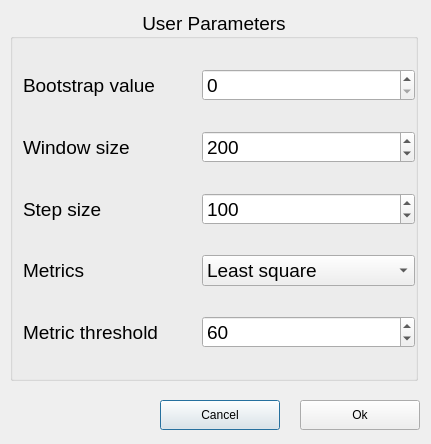
<?xml version="1.0" encoding="UTF-8"?>
<ui version="4.0">
 <class>Dialog</class>
 <widget class="QDialog" name="Dialog">
  <property name="geometry">
   <rect>
    <x>0</x>
    <y>0</y>
    <width>431</width>
    <height>444</height>
   </rect>
  </property>
  <property name="sizePolicy">
   <sizepolicy hsizetype="Fixed" vsizetype="Fixed">
    <horstretch>0</horstretch>
    <verstretch>0</verstretch>
   </sizepolicy>
  </property>
  <property name="minimumSize">
   <size>
    <width>431</width>
    <height>444</height>
   </size>
  </property>
  <property name="maximumSize">
   <size>
    <width>431</width>
    <height>444</height>
   </size>
  </property>
  <property name="windowTitle">
   <string>Parameters</string>
  </property>
  <widget class="QGroupBox" name="groupBox">
   <property name="geometry">
    <rect>
     <x>10</x>
     <y>10</y>
     <width>408</width>
     <height>371</height>
    </rect>
   </property>
   <property name="sizePolicy">
    <sizepolicy hsizetype="Fixed" vsizetype="Fixed">
     <horstretch>0</horstretch>
     <verstretch>0</verstretch>
    </sizepolicy>
   </property>
   <property name="font">
    <font>
     <pointsize>14</pointsize>
    </font>
   </property>
   <property name="title">
    <string>User Parameters</string>
   </property>
   <property name="alignment">
    <set>Qt::AlignCenter</set>
   </property>
   <property name="checkable">
    <bool>false</bool>
   </property>
   <layout class="QGridLayout" name="gridLayout">
    <property name="leftMargin">
     <number>0</number>
    </property>
    <property name="topMargin">
     <number>0</number>
    </property>
    <property name="rightMargin">
     <number>0</number>
    </property>
    <property name="bottomMargin">
     <number>0</number>
    </property>
    <property name="spacing">
     <number>0</number>
    </property>
    <item row="6" column="0">
     <widget class="QLabel" name="label_5">
      <property name="text">
       <string>Metric threshold</string>
      </property>
      <property name="indent">
       <number>10</number>
      </property>
     </widget>
    </item>
    <item row="5" column="0">
     <widget class="QLabel" name="label_6">
      <property name="text">
       <string>Metrics </string>
      </property>
      <property name="indent">
       <number>10</number>
      </property>
     </widget>
    </item>
    <item row="0" column="0">
     <widget class="QLabel" name="label">
      <property name="text">
       <string>Bootstrap value</string>
      </property>
      <property name="indent">
       <number>10</number>
      </property>
     </widget>
    </item>
    <item row="2" column="0">
     <widget class="QLabel" name="label_3">
      <property name="text">
       <string>Window size</string>
      </property>
      <property name="indent">
       <number>10</number>
      </property>
     </widget>
    </item>
    <item row="2" column="1">
     <widget class="QSpinBox" name="spinBox_window">
      <property name="minimum">
       <number>0</number>
      </property>
      <property name="maximum">
       <number>1000</number>
      </property>
      <property name="singleStep">
       <number>1</number>
      </property>
      <property name="value">
       <number>200</number>
      </property>
     </widget>
    </item>
    <item row="5" column="1">
     <widget class="QComboBox" name="comboBox">
      <property name="sizePolicy">
       <sizepolicy hsizetype="Preferred" vsizetype="Fixed">
        <horstretch>0</horstretch>
        <verstretch>0</verstretch>
       </sizepolicy>
      </property>
      <property name="frame">
       <bool>true</bool>
      </property>
      <item>
       <property name="text">
        <string>Least square</string>
       </property>
      </item>
      <item>
       <property name="text">
        <string>Robinson and Foulds</string>
       </property>
      </item>
      <item>
       <property name="text">
        <string>Euclidean distance</string>
       </property>
      </item>
     </widget>
    </item>
    <item row="3" column="1">
     <widget class="QSpinBox" name="spinBox_step">
      <property name="minimum">
       <number>0</number>
      </property>
      <property name="maximum">
       <number>200</number>
      </property>
      <property name="singleStep">
       <number>1</number>
      </property>
      <property name="value">
       <number>100</number>
      </property>
     </widget>
    </item>
    <item row="3" column="0">
     <widget class="QLabel" name="label_4">
      <property name="text">
       <string>Step size</string>
      </property>
      <property name="indent">
       <number>10</number>
      </property>
     </widget>
    </item>
    <item row="6" column="1">
     <widget class="QSpinBox" name="spinBox">
      <property name="value">
       <number>60</number>
      </property>
     </widget>
    </item>
    <item row="0" column="1">
     <widget class="QSpinBox" name="spinBox_bootstrap">
      <property name="minimum">
       <number>0</number>
      </property>
      <property name="maximum">
       <number>1000</number>
      </property>
      <property name="singleStep">
       <number>1</number>
      </property>
      <property name="value">
       <number>0</number>
      </property>
     </widget>
    </item>
   </layout>
  </widget>
  <widget class="QPushButton" name="cancel_button">
   <property name="geometry">
    <rect>
     <x>160</x>
     <y>400</y>
     <width>120</width>
     <height>30</height>
    </rect>
   </property>
   <property name="text">
    <string>Cancel</string>
   </property>
  </widget>
  <widget class="QPushButton" name="ok_button">
   <property name="geometry">
    <rect>
     <x>300</x>
     <y>400</y>
     <width>120</width>
     <height>30</height>
    </rect>
   </property>
   <property name="text">
    <string>Ok</string>
   </property>
  </widget>
 </widget>
 <resources/>
 <connections/>
</ui>
